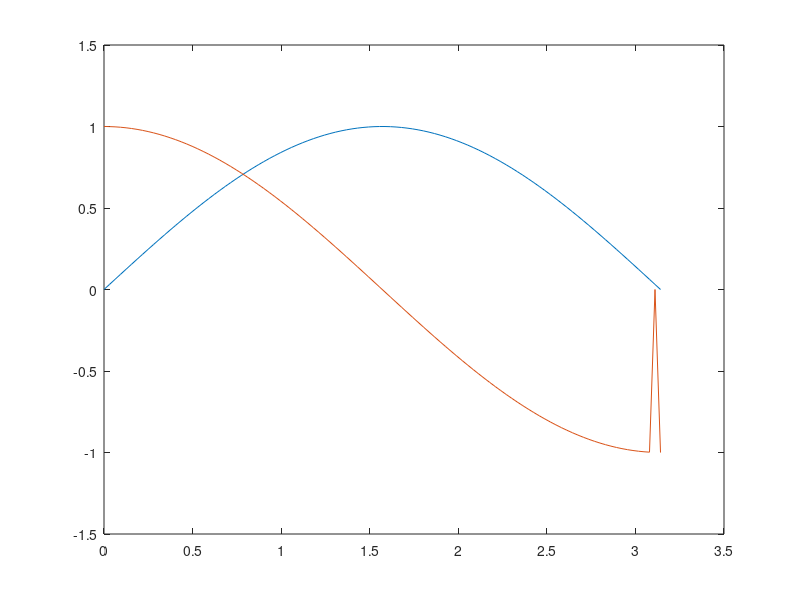

MATLAB code to generate this figure:
function DerivadaPri_00
  clc
  clear
  %BLOQUE DE DATOS
  disp('Ingrese el Paso')
  h=pi/101
  disp('Valores de X')
  x=0:h:pi;
  disp('Valores de Y')
  y=sin(x);
  n=length(x);
  dy(1)=-3*y(1)+4*y(2)-y(3);
  dy(n)= 3*y(n)-4*y(n-1)+y(n-2);
  for i=2:n-2
    dy(i)=y(i+1)-y(i-1);
  end
  dy=dy*1/(2*h);
  plot(x,y)
  hold on
  plot(x,dy)
end
